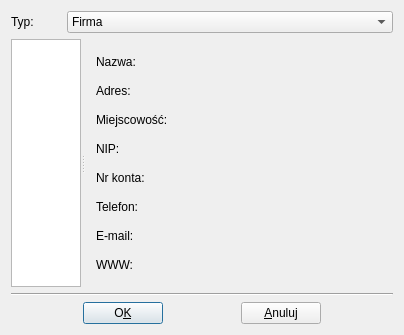
<?xml version="1.0" encoding="UTF-8"?>
<ui version="4.0">
 <class>BuyersList</class>
 <widget class="QDialog" name="BuyersList">
  <property name="windowModality">
   <enum>Qt::ApplicationModal</enum>
  </property>
  <property name="geometry">
   <rect>
    <x>0</x>
    <y>0</y>
    <width>397</width>
    <height>335</height>
   </rect>
  </property>
  <property name="windowTitle">
   <string>Wybierz kontrahenta z listy</string>
  </property>
  <layout class="QGridLayout" name="gridLayout">
   <item row="0" column="0">
    <layout class="QVBoxLayout" name="verticalLayout_2">
     <item>
      <layout class="QHBoxLayout" name="headarLayout">
       <item>
        <widget class="QLabel" name="textLabel1">
         <property name="maximumSize">
          <size>
           <width>50</width>
           <height>32767</height>
          </size>
         </property>
         <property name="text">
          <string>Typ:</string>
         </property>
         <property name="wordWrap">
          <bool>false</bool>
         </property>
        </widget>
       </item>
       <item>
        <widget class="QComboBox" name="comboBox1">
         <item>
          <property name="text">
           <string>Firma</string>
          </property>
         </item>
         <item>
          <property name="text">
           <string>Urząd</string>
          </property>
         </item>
         <item>
          <property name="text">
           <string>Osoba fizyczna</string>
          </property>
         </item>
        </widget>
       </item>
      </layout>
     </item>
     <item>
      <widget class="QSplitter" name="splitter">
       <property name="orientation">
        <enum>Qt::Horizontal</enum>
       </property>
       <widget class="QListWidget" name="listBox1">
        <property name="maximumSize">
         <size>
          <width>200</width>
          <height>16777215</height>
         </size>
        </property>
        <property name="focusPolicy">
         <enum>Qt::TabFocus</enum>
        </property>
        <property name="selectionBehavior">
         <enum>QAbstractItemView::SelectItems</enum>
        </property>
        <property name="currentRow">
         <number>-1</number>
        </property>
        <property name="sortingEnabled">
         <bool>true</bool>
        </property>
       </widget>
       <widget class="QWidget" name="layoutWidget">
        <layout class="QVBoxLayout" name="verticalLayout">
         <item>
          <layout class="QHBoxLayout" name="horizontalLayout">
           <item>
            <widget class="QLabel" name="labelName">
             <property name="minimumSize">
              <size>
               <width>80</width>
               <height>0</height>
              </size>
             </property>
             <property name="maximumSize">
              <size>
               <width>80</width>
               <height>16777215</height>
              </size>
             </property>
             <property name="text">
              <string>Nazwa:</string>
             </property>
            </widget>
           </item>
           <item>
            <widget class="QLabel" name="labelNameE">
             <property name="minimumSize">
              <size>
               <width>200</width>
               <height>0</height>
              </size>
             </property>
             <property name="text">
              <string/>
             </property>
            </widget>
           </item>
          </layout>
         </item>
         <item>
          <layout class="QHBoxLayout" name="horizontalLayout_2">
           <item>
            <widget class="QLabel" name="labelAddress">
             <property name="minimumSize">
              <size>
               <width>80</width>
               <height>0</height>
              </size>
             </property>
             <property name="maximumSize">
              <size>
               <width>80</width>
               <height>16777215</height>
              </size>
             </property>
             <property name="text">
              <string>Adres:</string>
             </property>
            </widget>
           </item>
           <item>
            <widget class="QLabel" name="labelAddressE">
             <property name="minimumSize">
              <size>
               <width>200</width>
               <height>0</height>
              </size>
             </property>
             <property name="text">
              <string/>
             </property>
            </widget>
           </item>
          </layout>
         </item>
         <item>
          <layout class="QHBoxLayout" name="horizontalLayout_3">
           <item>
            <widget class="QLabel" name="labelCity">
             <property name="minimumSize">
              <size>
               <width>80</width>
               <height>0</height>
              </size>
             </property>
             <property name="maximumSize">
              <size>
               <width>80</width>
               <height>16777215</height>
              </size>
             </property>
             <property name="text">
              <string>Miejscowość:</string>
             </property>
            </widget>
           </item>
           <item>
            <widget class="QLabel" name="labelCityE">
             <property name="minimumSize">
              <size>
               <width>200</width>
               <height>0</height>
              </size>
             </property>
             <property name="text">
              <string/>
             </property>
            </widget>
           </item>
          </layout>
         </item>
         <item>
          <layout class="QHBoxLayout" name="horizontalLayout_4">
           <item>
            <widget class="QLabel" name="labelTic">
             <property name="minimumSize">
              <size>
               <width>80</width>
               <height>0</height>
              </size>
             </property>
             <property name="maximumSize">
              <size>
               <width>80</width>
               <height>16777215</height>
              </size>
             </property>
             <property name="text">
              <string>NIP:</string>
             </property>
            </widget>
           </item>
           <item>
            <widget class="QLabel" name="labelTicE">
             <property name="minimumSize">
              <size>
               <width>200</width>
               <height>0</height>
              </size>
             </property>
             <property name="text">
              <string/>
             </property>
            </widget>
           </item>
          </layout>
         </item>
         <item>
          <layout class="QHBoxLayout" name="horizontalLayout_5">
           <item>
            <widget class="QLabel" name="labelAccount">
             <property name="minimumSize">
              <size>
               <width>80</width>
               <height>0</height>
              </size>
             </property>
             <property name="maximumSize">
              <size>
               <width>80</width>
               <height>16777215</height>
              </size>
             </property>
             <property name="text">
              <string>Nr konta:</string>
             </property>
            </widget>
           </item>
           <item>
            <widget class="QLabel" name="labelAccountE">
             <property name="minimumSize">
              <size>
               <width>200</width>
               <height>0</height>
              </size>
             </property>
             <property name="text">
              <string/>
             </property>
            </widget>
           </item>
          </layout>
         </item>
         <item>
          <layout class="QHBoxLayout" name="horizontalLayout_6">
           <item>
            <widget class="QLabel" name="labelPhone">
             <property name="minimumSize">
              <size>
               <width>80</width>
               <height>0</height>
              </size>
             </property>
             <property name="maximumSize">
              <size>
               <width>80</width>
               <height>16777215</height>
              </size>
             </property>
             <property name="text">
              <string>Telefon:</string>
             </property>
            </widget>
           </item>
           <item>
            <widget class="QLabel" name="labelPhoneE">
             <property name="minimumSize">
              <size>
               <width>200</width>
               <height>0</height>
              </size>
             </property>
             <property name="text">
              <string/>
             </property>
            </widget>
           </item>
          </layout>
         </item>
         <item>
          <layout class="QHBoxLayout" name="horizontalLayout_7">
           <item>
            <widget class="QLabel" name="labelEmail">
             <property name="minimumSize">
              <size>
               <width>80</width>
               <height>0</height>
              </size>
             </property>
             <property name="maximumSize">
              <size>
               <width>80</width>
               <height>16777215</height>
              </size>
             </property>
             <property name="text">
              <string>E-mail:</string>
             </property>
            </widget>
           </item>
           <item>
            <widget class="QLabel" name="labelEmailE">
             <property name="minimumSize">
              <size>
               <width>200</width>
               <height>0</height>
              </size>
             </property>
             <property name="text">
              <string/>
             </property>
            </widget>
           </item>
          </layout>
         </item>
         <item>
          <layout class="QHBoxLayout" name="horizontalLayout_8">
           <item>
            <widget class="QLabel" name="labelWWW">
             <property name="minimumSize">
              <size>
               <width>80</width>
               <height>0</height>
              </size>
             </property>
             <property name="maximumSize">
              <size>
               <width>80</width>
               <height>16777215</height>
              </size>
             </property>
             <property name="text">
              <string>WWW:</string>
             </property>
            </widget>
           </item>
           <item>
            <widget class="QLabel" name="labelWWWE">
             <property name="cursor">
              <cursorShape>PointingHandCursor</cursorShape>
             </property>
             <property name="text">
              <string/>
             </property>
             <property name="textFormat">
              <enum>Qt::RichText</enum>
             </property>
             <property name="openExternalLinks">
              <bool>true</bool>
             </property>
             <property name="textInteractionFlags">
              <set>Qt::TextBrowserInteraction</set>
             </property>
            </widget>
           </item>
          </layout>
         </item>
        </layout>
       </widget>
      </widget>
     </item>
     <item>
      <widget class="Line" name="line4">
       <property name="frameShape">
        <enum>QFrame::HLine</enum>
       </property>
       <property name="frameShadow">
        <enum>QFrame::Sunken</enum>
       </property>
      </widget>
     </item>
     <item>
      <layout class="QHBoxLayout" name="buttonLayout">
       <item>
        <spacer name="spacerRight">
         <property name="orientation">
          <enum>Qt::Horizontal</enum>
         </property>
         <property name="sizeType">
          <enum>QSizePolicy::Expanding</enum>
         </property>
         <property name="sizeHint" stdset="0">
          <size>
           <width>40</width>
           <height>20</height>
          </size>
         </property>
        </spacer>
       </item>
       <item>
        <widget class="QPushButton" name="okBtn">
         <property name="cursor">
          <cursorShape>PointingHandCursor</cursorShape>
         </property>
         <property name="text">
          <string>O&amp;K</string>
         </property>
         <property name="shortcut">
          <string>Alt+K</string>
         </property>
        </widget>
       </item>
       <item>
        <spacer name="spacerMiddle">
         <property name="orientation">
          <enum>Qt::Horizontal</enum>
         </property>
         <property name="sizeType">
          <enum>QSizePolicy::Expanding</enum>
         </property>
         <property name="sizeHint" stdset="0">
          <size>
           <width>40</width>
           <height>20</height>
          </size>
         </property>
        </spacer>
       </item>
       <item>
        <widget class="QPushButton" name="cancelBtn">
         <property name="cursor">
          <cursorShape>PointingHandCursor</cursorShape>
         </property>
         <property name="text">
          <string>&amp;Anuluj</string>
         </property>
         <property name="shortcut">
          <string>Alt+C</string>
         </property>
        </widget>
       </item>
       <item>
        <spacer name="spacerLeft">
         <property name="orientation">
          <enum>Qt::Horizontal</enum>
         </property>
         <property name="sizeType">
          <enum>QSizePolicy::Expanding</enum>
         </property>
         <property name="sizeHint" stdset="0">
          <size>
           <width>40</width>
           <height>20</height>
          </size>
         </property>
        </spacer>
       </item>
      </layout>
     </item>
    </layout>
   </item>
  </layout>
 </widget>
 <layoutdefault spacing="6" margin="11"/>
 <pixmapfunction>qPixmapFromMimeSource</pixmapfunction>
 <tabstops>
  <tabstop>listBox1</tabstop>
  <tabstop>okBtn</tabstop>
  <tabstop>cancelBtn</tabstop>
  <tabstop>comboBox1</tabstop>
 </tabstops>
 <resources/>
 <connections/>
</ui>
